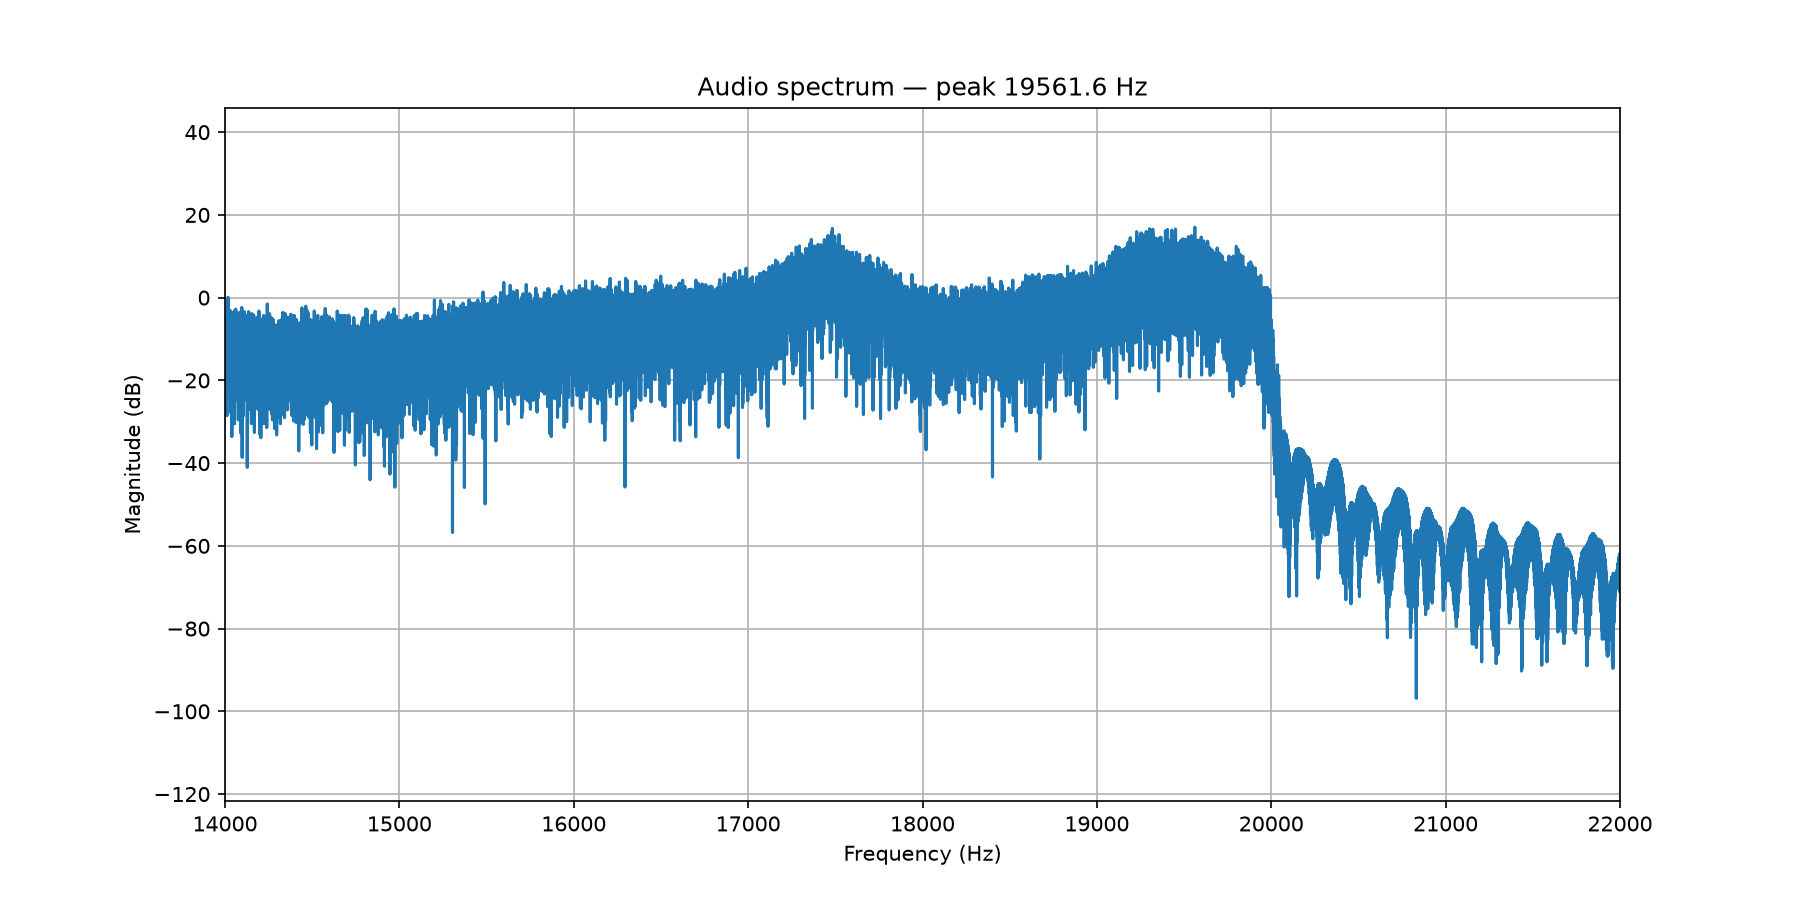

The script that saved this image:
import subprocess
import numpy as np
import matplotlib.pyplot as plt
import sys
import os

if len(sys.argv) < 2:
    print("Usage: python3 spectrum.py video.mp4")
    sys.exit(1)

video = sys.argv[1]

if not os.path.exists(video):
    print(f"ERROR: file not found: {video}")
    sys.exit(1)

print(f"Reading: {video}")

cmd = [
    "ffmpeg",
    "-i", video,
    "-vn",
    "-ac", "1",
    "-ar", "48000",
    "-f", "f32le",
    "-"
]

result = subprocess.run(
    cmd,
    stdout=subprocess.PIPE,
    stderr=subprocess.PIPE
)

if result.returncode != 0:
    print("FFmpeg error:")
    print(result.stderr.decode(errors="ignore"))
    sys.exit(1)

audio = np.frombuffer(result.stdout, dtype=np.float32)

print(f"Audio samples: {len(audio)}")
print(f"Duration: {len(audio) / 48000:.2f} s")

if len(audio) == 0:
    print("ERROR: no audio data")
    sys.exit(1)

# Берём первые 5 секунд
N = min(len(audio), 48000 * 5)
audio = audio[:N]

# FFT
window = np.hanning(N)
spectrum = np.fft.rfft(audio * window)

freq = np.fft.rfftfreq(N, 1 / 48000)

magnitude = 20 * np.log10(np.abs(spectrum) + 1e-12)

# Ищем пик в диапазоне 14–22 kHz
mask = (freq >= 14000) & (freq <= 22000)

peak_freq = freq[mask][np.argmax(magnitude[mask])]

print(f"Peak 14–22 kHz: {peak_freq:.1f} Hz")

# График
plt.figure(figsize=(12, 6))
plt.plot(freq, magnitude)

plt.xlim(14000, 22000)

plt.xlabel("Frequency (Hz)")
plt.ylabel("Magnitude (dB)")
plt.title(f"Audio spectrum — peak {peak_freq:.1f} Hz")

plt.grid(True)

plt.savefig("spectrum.png", dpi=150)

print("Saved: spectrum.png")
